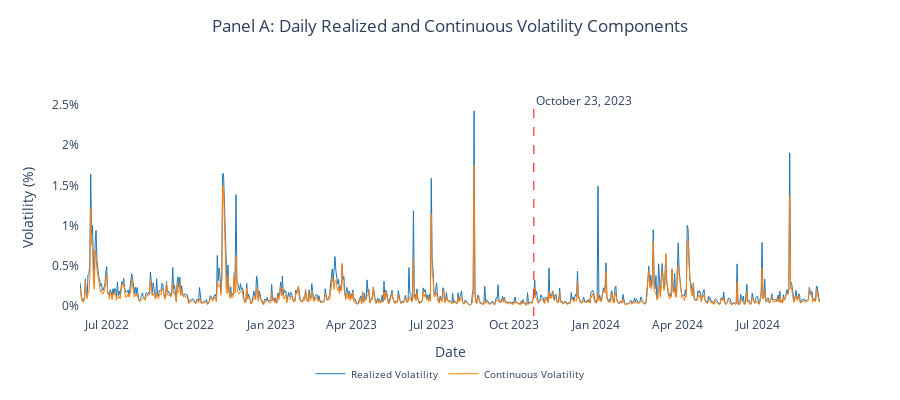
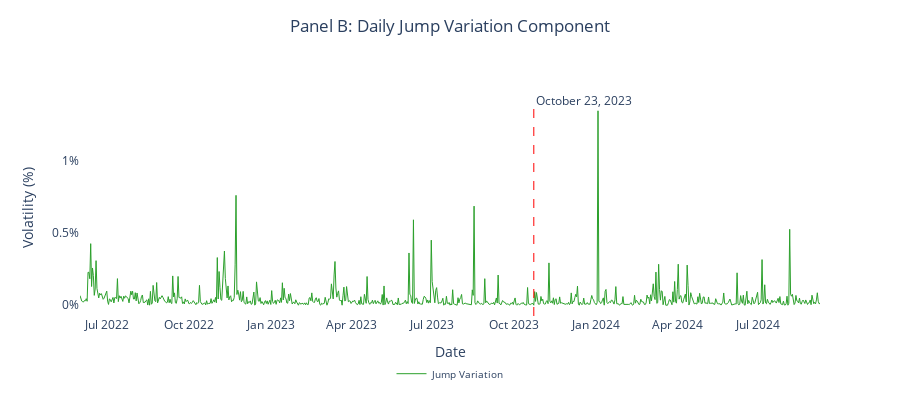

The cell these charts' notebook holds for them, in order:
### Code cell
import pandas as pd
import numpy as np
import plotly.graph_objects as go
from plotly.subplots import make_subplots
from scipy import stats

def load_and_process_data(file_path, start_date='2022-01-01'):
    """
    Load and process the volatility measures data with period split
    Args:
        file_path: Path to the CSV file
        start_date: Start date for analysis in 'YYYY-MM-DD' format
    """
    df = pd.read_csv(file_path)
    df['Date'] = pd.to_datetime(df['Date'])
    
    # Filter data from start_date
    df = df[df['Date'] >= pd.Timestamp(start_date)].reset_index(drop=True)
    
    # Convert to percentage
    df[['RV', 'CV', 'JV']] = df[['RV', 'CV', 'JV']] * 100
    
    # Add period indicator
    breakpoint_date = pd.Timestamp('2023-10-23')
    df['Period'] = np.where(df['Date'] <= breakpoint_date, 'Pre-Break', 'Post-Break')
    
    return df, breakpoint_date

def get_sample_info(data, breakpoint_date):
    """
    Get sample period information for both periods
    """
    periods = {}
    for period in ['Pre-Break', 'Post-Break']:
        period_data = data[data['Period'] == period]
        periods[period] = {
            'Start Date': period_data['Date'].min().strftime('%Y-%m-%d'),
            'End Date': period_data['Date'].max().strftime('%Y-%m-%d'),
            'Total Days': len(period_data),
            'Trading Days': len(period_data[period_data['RV'] > 0])
        }
    return periods

def calculate_summary_stats(data, period=None):
    """
    Calculate summary statistics, optionally for a specific period
    """
    if period:
        data = data[data['Period'] == period]
    
    measures = ['RV', 'CV', 'JV']
    stats_dict = {}
    
    for measure in measures:
        series = data[measure].dropna()
        
        stats_dict[measure] = {
            'Mean (daily %)': series.mean(),
            'Median (daily %)': series.median(),
            'Std Dev (daily %)': series.std(),
            'Min (daily %)': series.min(),
            'Max (daily %)': series.max(),
            'Skewness': stats.skew(series),
            'Kurtosis': stats.kurtosis(series),
            'Q1 (daily %)': series.quantile(0.25),
            'Q3 (daily %)': series.quantile(0.75)
        }
    
    summary_df = pd.DataFrame(stats_dict)
    return summary_df, data[measures].corr()

def create_visualization(data, breakpoint_date):
    """
    Create publication-ready plotly visualizations with break point line
    """
    fig1 = go.Figure()
    fig2 = go.Figure()

    # Add traces to first figure (RV and CV)
    fig1.add_trace(
        go.Scatter(x=data['Date'], y=data['RV'],
                  name='Realized Volatility',
                  line=dict(color='#1f77b4', width=1))
    )

    fig1.add_trace(
        go.Scatter(x=data['Date'], y=data['CV'],
                  name='Continuous Volatility',
                  line=dict(color='#ff7f0e', width=1))
    )

    # Add vertical line as a shape for first figure
    fig1.add_shape(
        type="line",
        x0=breakpoint_date,
        x1=breakpoint_date,
        y0=0,
        y1=1,
        yref="paper",
        line=dict(color="red", width=1, dash="dash")
    )

    # Add annotation for break point in first figure
    fig1.add_annotation(
        x=breakpoint_date,
        y=1,
        yref="paper",
        text="October 23, 2023",
        showarrow=False,
        xanchor="left",
        textangle=0,
        yshift=10
    )

    # Add trace to second figure (JV)
    fig2.add_trace(
        go.Scatter(x=data['Date'], y=data['JV'],
                  name='Jump Variation',
                  line=dict(color='#2ca02c', width=1))
    )

    # Add vertical line as a shape for second figure
    fig2.add_shape(
        type="line",
        x0=breakpoint_date,
        x1=breakpoint_date,
        y0=0,
        y1=1,
        yref="paper",
        line=dict(color="red", width=1, dash="dash")
    )

    # Add annotation for break point in second figure
    fig2.add_annotation(
        x=breakpoint_date,
        y=1,
        yref="paper",
        text="October 23, 2023",
        showarrow=False,
        xanchor="left",
        textangle=0,
        yshift=10
    )

    # Update layout for both figures
    layout_template = dict(
        template='plotly_white',
        showlegend=True,
        height=400,
        legend=dict(
            orientation="h",
            yanchor="top",
            y=-0.2,
            xanchor="center",
            x=0.5,
            font=dict(size=10)
        ),
        paper_bgcolor='white',
        plot_bgcolor='white',
        margin=dict(b=80)
    )

    fig1.update_layout(
        **layout_template,
        title=dict(
            text="Panel A: Daily Realized and Continuous Volatility Components",
            x=0.5,
            y=0.95
        )
    )

    fig2.update_layout(
        **layout_template,
        title=dict(
            text="Panel B: Daily Jump Variation Component",
            x=0.5,
            y=0.95
        )
    )

    # Update axes for both figures
    for fig in [fig1, fig2]:
        fig.update_xaxes(showgrid=False, zeroline=False, title_text="Date")
        fig.update_yaxes(showgrid=False, zeroline=False, 
                        ticksuffix='%', title_text="Volatility (%)")

    return fig1, fig2

def main():
    # Define your start date here
    START_DATE = '2022-06-01'  # Modify this to your desired start date
    
    # Load data with period split and custom start date
    data, breakpoint_date = load_and_process_data('LTC_volatility_measures_185.csv', 
                                                 start_date=START_DATE)
    
    # Get sample information for both periods
    sample_info = get_sample_info(data, breakpoint_date)
    
    # Calculate summary statistics for both periods
    pre_stats, pre_corr = calculate_summary_stats(data, 'Pre-Break')
    post_stats, post_corr = calculate_summary_stats(data, 'Post-Break')
    
    # Print sample information
    print("\nSample Information:")
    print("==================")
    print(f"Analysis Start Date: {START_DATE}")
    for period, info in sample_info.items():
        print(f"\n{period} Period:")
        for key, value in info.items():
            print(f"{key}: {value}")
    
    # Print summary statistics
    pd.set_option('display.float_format', lambda x: '{:.4f}'.format(x))
    
    print("\nPre-Break Summary Statistics (Daily Measures):")
    print("============================================")
    print(pre_stats)
    print("\nPre-Break Correlation Matrix:")
    print(pre_corr.round(4))
    
    print("\nPost-Break Summary Statistics (Daily Measures):")
    print("=============================================")
    print(post_stats)
    print("\nPost-Break Correlation Matrix:")
    print(post_corr.round(4))
    
    # Calculate and print additional metrics for both periods
    for period in ['Pre-Break', 'Post-Break']:
        period_data = data[data['Period'] == period]
        jump_days = (period_data['JV'] > 0).mean() * 100
        avg_jump_size = period_data.loc[period_data['JV'] > 0, 'JV'].mean()
        
        print(f"\nAdditional Metrics - {period}:")
        print("=" * (20 + len(period)))
        print(f"Percentage of days with jumps: {jump_days:.2f}%")
        print(f"Average jump size when present (daily %): {avg_jump_size:.4f}%")
    
    # Create and display visualizations
    fig1, fig2 = create_visualization(data, breakpoint_date)
    fig1.show()
    fig2.show()

if __name__ == "__main__":
    main()

### Figure 1 — Plotly figure (JSON) as saved in the notebook; plotly's stock layout.template omitted (floating-point values rounded to 4 significant figures; data arrays with more than 128 entries replaced by an {"elided": "..."} marker saying what was removed)
{"data": [{"line": {"color": "#1f77b4", "width": 1}, "name": "Realized Volatility", "type": "scatter", "x": {"elided": "818 str values"}, "y": {"elided": "818 float values"}}, {"line": {"color": "#ff7f0e", "width": 1}, "name": "Continuous Volatility", "type": "scatter", "x": {"elided": "818 str values"}, "y": {"elided": "818 float values"}}], "layout": {"annotations": [{"showarrow": false, "text": "October 23, 2023", "textangle": 0, "x": "2023-10-23T00:00:00", "xanchor": "left", "y": 1, "yref": "paper", "yshift": 10}], "height": 400, "legend": {"font": {"size": 10}, "orientation": "h", "x": 0.5, "xanchor": "center", "y": -0.2, "yanchor": "top"}, "margin": {"b": 80}, "paper_bgcolor": "white", "plot_bgcolor": "white", "shapes": [{"line": {"color": "red", "dash": "dash", "width": 1}, "type": "line", "x0": "2023-10-23T00:00:00", "x1": "2023-10-23T00:00:00", "y0": 0, "y1": 1, "yref": "paper"}], "showlegend": true, "title": {"text": "Panel A: Daily Realized and Continuous Volatility Components", "x": 0.5, "y": 0.95}, "xaxis": {"showgrid": false, "title": {"text": "Date"}, "zeroline": false}, "yaxis": {"showgrid": false, "ticksuffix": "%", "title": {"text": "Volatility (%)"}, "zeroline": false}}}

### Figure 2 — Plotly figure (JSON) as saved in the notebook; plotly's stock layout.template omitted (floating-point values rounded to 4 significant figures; data arrays with more than 128 entries replaced by an {"elided": "..."} marker saying what was removed)
{"data": [{"line": {"color": "#2ca02c", "width": 1}, "name": "Jump Variation", "type": "scatter", "x": {"elided": "818 str values"}, "y": {"elided": "818 float values"}}], "layout": {"annotations": [{"showarrow": false, "text": "October 23, 2023", "textangle": 0, "x": "2023-10-23T00:00:00", "xanchor": "left", "y": 1, "yref": "paper", "yshift": 10}], "height": 400, "legend": {"font": {"size": 10}, "orientation": "h", "x": 0.5, "xanchor": "center", "y": -0.2, "yanchor": "top"}, "margin": {"b": 80}, "paper_bgcolor": "white", "plot_bgcolor": "white", "shapes": [{"line": {"color": "red", "dash": "dash", "width": 1}, "type": "line", "x0": "2023-10-23T00:00:00", "x1": "2023-10-23T00:00:00", "y0": 0, "y1": 1, "yref": "paper"}], "showlegend": true, "title": {"text": "Panel B: Daily Jump Variation Component", "x": 0.5, "y": 0.95}, "xaxis": {"showgrid": false, "title": {"text": "Date"}, "zeroline": false}, "yaxis": {"showgrid": false, "ticksuffix": "%", "title": {"text": "Volatility (%)"}, "zeroline": false}}}
